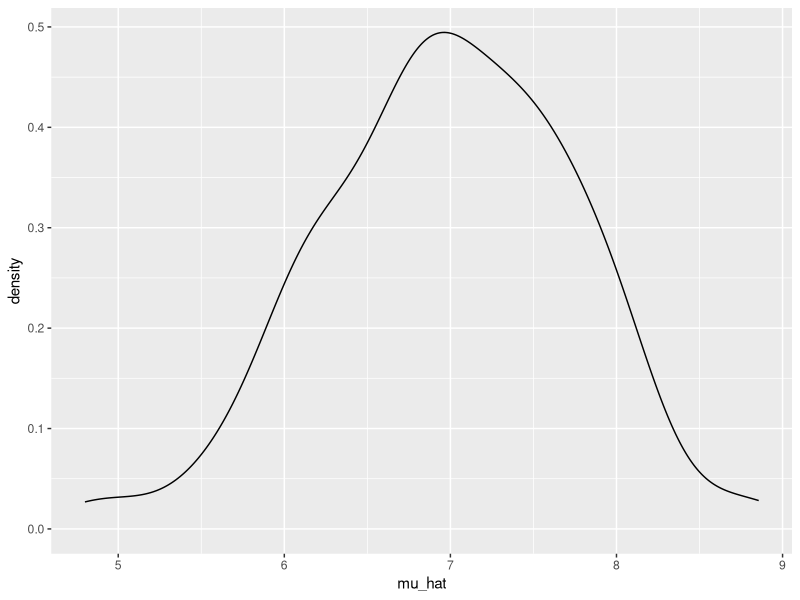
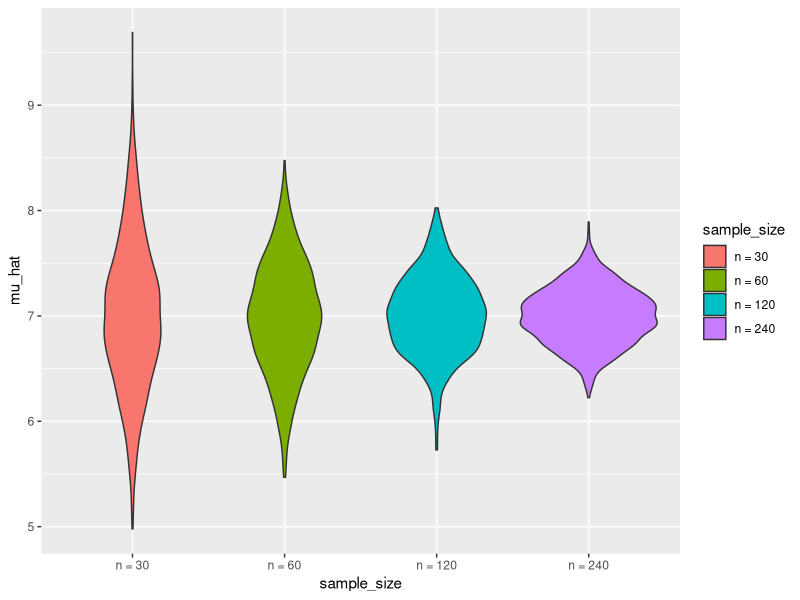
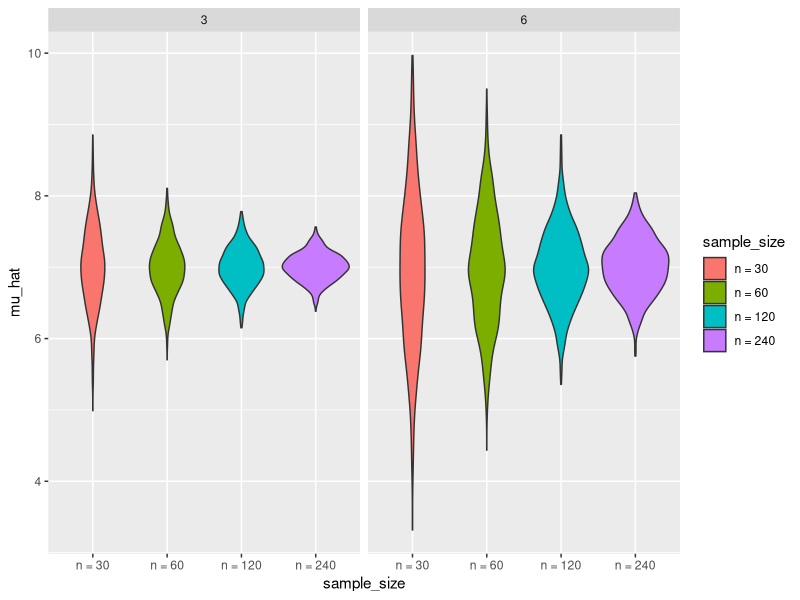

Write R code to recreate these figures, in order.
## ---- chunk 1
library(tidyverse)

set.seed(1)
## ---- chunk 2
sim_mean_sd = function(n_obs, mu = 7, sigma = 4) {
    
  x = rnorm(n_obs, mean = mu, sd = sigma)
  
  tibble(
    mu_hat = mean(x),
    sigma_hat = sd(x)
  )
}

#Then we used it to calculate the mean and sd for a sample of 30 observations. 
sim_mean_sd(n_obs = 30)
##we are getting different outcomes everytime. 
## ---- chunk 3
output = vector("list", length = 100)

for (i in 1:100) {
  output[[i]] = sim_mean_sd(30)
}

sim_results = bind_rows(output)
## ---- chunk 4
sim_results_df = 
  expand_grid( # expand_grid is giving me 100 iterations with the SAME sample size 30. 
    sample_size = 30,
    iter = 1:100
  ) %>% 
  mutate(
    estimate_df = map(sample_size, sim_mean_sd) 
    # using all the sample sizes = 30 to calculate sim_mean_sd
  ) %>% 
  unnest(estimate_df)

#sim_result_df is a dataframe, so we can use to do to all analysis we want
sim_results_df %>% 
  ggplot(aes(x = mu_hat)) + 
  geom_density()

sim_results_df %>% 
  pivot_longer(
    mu_hat:sigma_hat,
    names_to = "parameter", 
    values_to = "estimate") %>% 
  group_by(parameter) %>% 
  summarize(
    emp_mean = mean(estimate),
    emp_sd = sd(estimate)) %>% 
  knitr::kable(digits = 3)

## ---- chunk 5
sim_results_df = 
  expand_grid(
    sample_size = c(30, 60, 120, 240), # we are having 1000 iterations for each sample sizes. 
    iter = 1:1000
  ) %>% 
  mutate(
    estimate_df = map(sample_size, sim_mean_sd)
  ) %>% 
  unnest(estimate_df)
## ---- chunk 6
sim_results_df %>% 
  mutate(
    sample_size = str_c("n = ", sample_size),
    sample_size = fct_inorder(sample_size)) %>% 
  ggplot(aes(x = sample_size, y = mu_hat, fill = sample_size)) + 
  geom_violin()
## ---- chunk 7
#cache=TRUE, this allows R to save the outputs of this section when you run it, and it wouldn't run again unless you change the code. 
sim_results_df = 
  expand_grid(
    sample_size = c(30, 60, 120, 240),
    true_sigma = c(6,3), 
    iter = 1:1000
  ) %>% 
  mutate(
    estimate_df = map2(.x = sample_size, .y = true_sigma, ~ sim_mean_sd(n_obs = .x, sigma = .y))
    # we are using "map2" to map 2 items into sim_mean_sd. 
    # ~ is telling where .x and .y are going. 
    # you have to use .x and .y here. they are built in the function. so don't use .x and .y anywhere else. 
  ) %>% 
  unnest(estimate_df)

sim_results_df %>% 
  mutate(
    sample_size = str_c("n = ", sample_size),
    sample_size = fct_inorder(sample_size)) %>% 
  ggplot(aes(x = sample_size, y = mu_hat, fill = sample_size)) + 
  geom_violin()+
  facet_grid(. ~ true_sigma)
